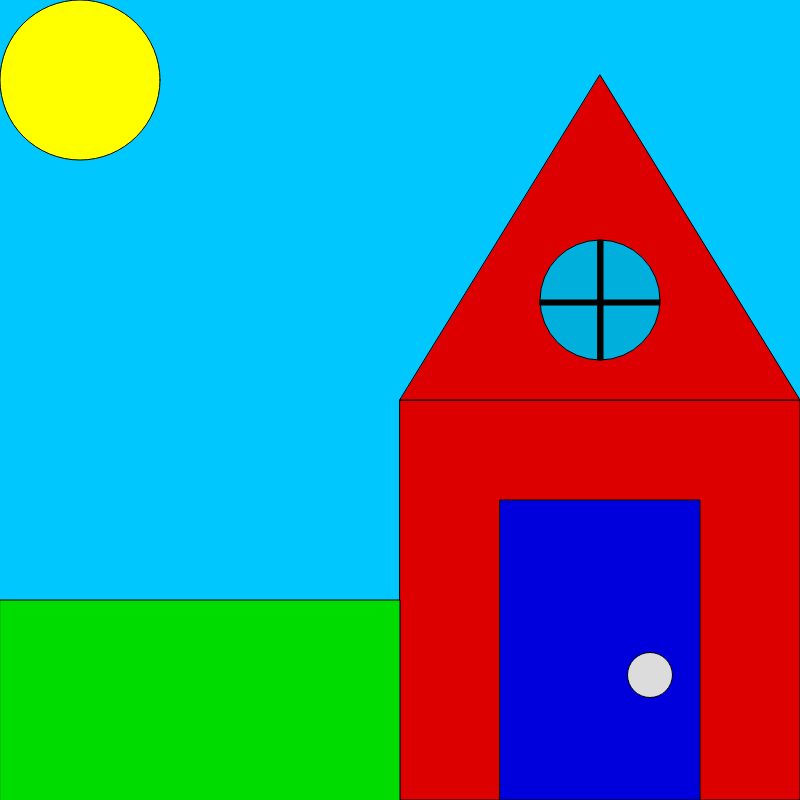
Frame 1 (no input)
Frame 60 (no input): identical to frame 1, image omitted
Frame 120 (the mouse pressed at the canvas centre since frame 60): identical to frame 1, image omitted

The p5.js sketch that drew this single still picture (run headless with seeded random() and noise() and a simulated clock; from frame 60 on, the mouse is pressed at the canvas centre):

// p5.js sketch
// ── sketch.js
function setup() {
  createCanvas(800, 800);
}

function draw() {
  background(0,200,1000);
  fill(220,0,0)
  rect(400,400,400,400)
  fill(1200,10200,0)
  ellipse(80,80,160,160)
  fill(220,0,0)
  triangle(400, 400,      800, 400,     600, 75)
  fill(0,0,220)
  rect(500,500,200,300)
  fill(220,220,220)
  ellipse(650,675,45,45)
  fill(0,175,220)
  ellipse(600,300,120,120)
  fill(0,0,0)
  rect(598,240,5,120)
  rect(540,300,120,5)
  fill(0,220,0)
  rect(0,600,400,400)
}
